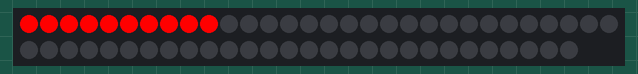
The sketch below on a simulated ESP8266 (NodeMCU). Parts: 58 RGB LEDs in strip order, left to right, continuing on the next row.

Above: at 0.54 s.
At 3.13 s:
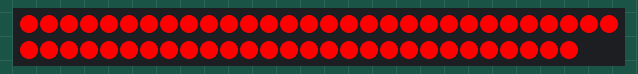
At 4.78 s:
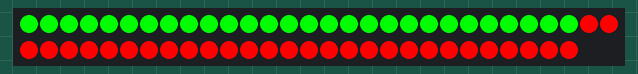
At 6.43 s:
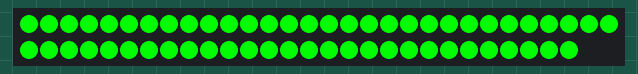
At 10.0 s:
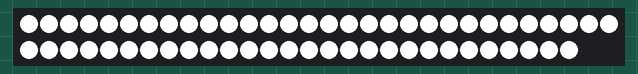
At 11.0 s:
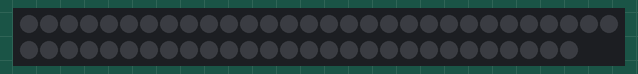

Measured:
- by itself, everything shown: repeats every 11.9 s, in 62 steps
- what the display in image 4 shows lasts 1.0 s, from 9.9 s to 10.9 s

The sketch:

led_check.ino
```cpp
#include <Adafruit_NeoPixel.h>

#define PIN            D2          // D2
#define NUMPIXELS      58          // Anzahl der NeoPixel

Adafruit_NeoPixel pixels = Adafruit_NeoPixel(NUMPIXELS, PIN, NEO_GRB + NEO_KHZ800);

void setup() {
  pixels.begin(); // Initialisierung der NeoPixel
  pixels.clear(); // Alle Pixel aus
  pixels.show();
}

void loop() {
  // Test 1: Alle nacheinander rot, grün, blau durchgehen
  for (uint16_t i=0; i<NUMPIXELS; i++) {
    pixels.setPixelColor(i, pixels.Color(255,0,0)); // Rot
    pixels.show();
    delay(50);
  }
  delay(300);
  for (uint16_t i=0; i<NUMPIXELS; i++) {
    pixels.setPixelColor(i, pixels.Color(0,255,0)); // Grün
    pixels.show();
    delay(50);
  }
  delay(300);
  for (uint16_t i=0; i<NUMPIXELS; i++) {
    pixels.setPixelColor(i, pixels.Color(0,0,255)); // Blau
    pixels.show();
    delay(50);
  }
  delay(300);

  // Test 2: Alle gleichzeitig weiß
  for (uint16_t i=0; i<NUMPIXELS; i++) {
    pixels.setPixelColor(i, pixels.Color(255,255,255));
  }
  pixels.show();
  delay(1000);

  // Ausmachen
  pixels.clear();
  pixels.show();
  delay(1000);
}
```
